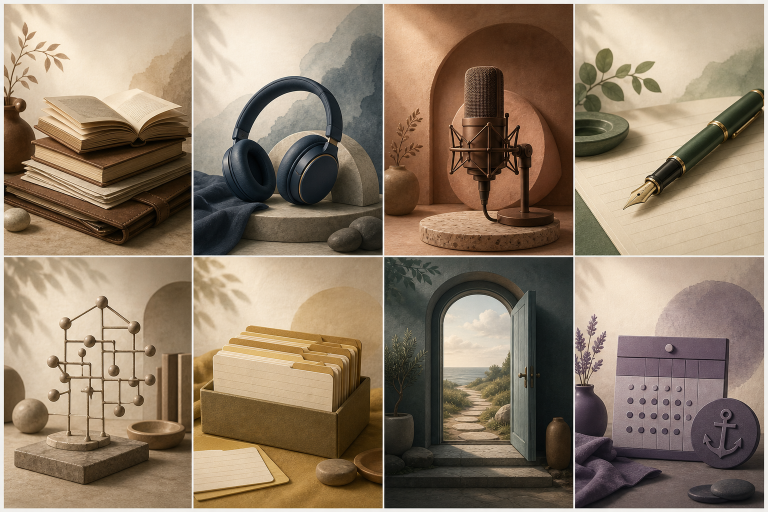
#> input picture design/method-sections/sources/method-sections-grid-v1.png, 1536 x 1024 px, found by its file name (shown at 1/2 size)
$ python build-method-section-graphics.py
#> lines starting #> are read from the running program, lines starting #| are printed output that depends on the picture
#!/usr/bin/env python3
"""Export method section WebP banners from an exploration grid.

Source: design/method-sections/sources/method-sections-grid-v1.png
Output: public/assets/method-sections/method-section-{section}.webp

Grid layout: 4 columns × 2 rows (study/39). Crops omit baked-in cell labels.
Center-crops to banner aspect (top-weighted) — never stretch or letterbox-pad.
"""

from __future__ import annotations

from pathlib import Path

from PIL import Image

ROOT = Path(__file__).resolve().parent.parent
SOURCE = ROOT / "design/method-sections/sources/method-sections-grid-v1.png"
OUT_DIR = ROOT / "public/assets/method-sections"

# Row-major grid positions (col, row)
SECTION_GRID: list[tuple[str, int, int]] = [
    ("reading", 0, 0),
    ("listening", 1, 0),
    ("speaking", 2, 0),
    ("writing", 3, 0),
    ("form", 0, 1),
    ("vocabulary", 1, 1),
    ("world", 2, 1),
    ("commitments", 3, 1),
]

OUTPUT_SIZE = (1600, 500)
# Motif sits in the upper band; lower ~40% stays soft for CSS fade (DR-040 H5).
MOTIF_BAND_FRAC = 0.58
CANVAS_FILL = (247, 244, 239)  # Warm Scholar canvas — matches @theme canvas
COLS, ROWS = 4, 2
# Trim grid gutters and baked-in caption strip at cell bottom.
MARGIN_X_FRAC = 0.045
MARGIN_TOP_FRAC = 0.06
MARGIN_BOTTOM_FRAC = 0.16


def crop_cell(img: Image.Image, col: int, row: int) -> Image.Image:
    width, height = img.size
    cell_w = width / COLS
    cell_h = height / ROWS
    x0 = int(col * cell_w + cell_w * MARGIN_X_FRAC)
    y0 = int(row * cell_h + cell_h * MARGIN_TOP_FRAC)
    x1 = int((col + 1) * cell_w - cell_w * MARGIN_X_FRAC)
    y1 = int((row + 1) * cell_h - cell_h * MARGIN_BOTTOM_FRAC)
    return img.crop((x0, y0, x1, y1))


def compose_banner(cell: Image.Image) -> Image.Image:
    """Place motif in upper band — never stretch; bottom stays empty for fade."""
    w, h = cell.size
    motif_src = cell.crop((0, 0, w, int(h * 0.72)))
    out_w, out_h = OUTPUT_SIZE
    max_motif_h = int(out_h * MOTIF_BAND_FRAC)
    scale = min(out_w / motif_src.width, max_motif_h / motif_src.height)
    nw = max(1, int(motif_src.width * scale))
    nh = max(1, int(motif_src.height * scale))
    motif = motif_src.resize((nw, nh), Image.Resampling.LANCZOS)
    canvas = Image.new("RGB", OUTPUT_SIZE, CANVAS_FILL)
    x = (out_w - nw) // 2
    y = max(0, int(out_h * 0.04))
    canvas.paste(motif, (x, y))
    return canvas


def main() -> None:
    if not SOURCE.exists():
        raise SystemExit(f"Missing grid source: {SOURCE}")

    grid = Image.open(SOURCE).convert("RGB")
#> grid is the input picture: PIL image 1536x1024 RGB; mean R, G, B 144.1, 126, 105.6
    OUT_DIR.mkdir(parents=True, exist_ok=True)

    for section, col, row in SECTION_GRID:
        cell = crop_cell(grid, col, row)
        banner = compose_banner(cell)
        target = OUT_DIR / f"method-section-{section}.webp"
        banner.save(target, "WEBP", quality=86, method=6)
        print(f"wrote {target}")
#> this loop made 8 passes
#> pass 1, in main, `cell = crop_cell(grid, col, row)`:
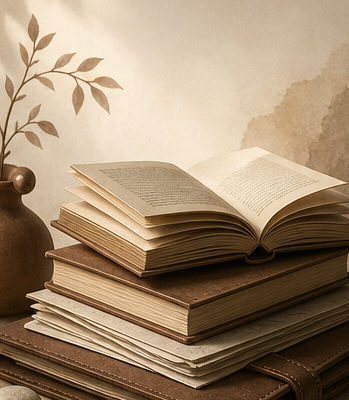
#> cell: PIL image 349x400 RGB; mean R, G, B 160.1, 137.2, 110.8
#> pass 1, in compose_banner, `motif_src = cell.crop((0, 0, w, int(h * 0.72)))`:
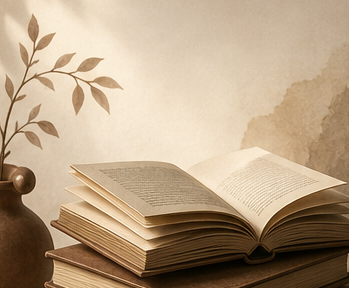
#> motif_src: PIL image 349x288 RGB; mean R, G, B 181.5, 159, 131.9
#> pass 1, in compose_banner, `canvas = Image.new("RGB", OUTPUT_SIZE, CANVAS_FILL)`:
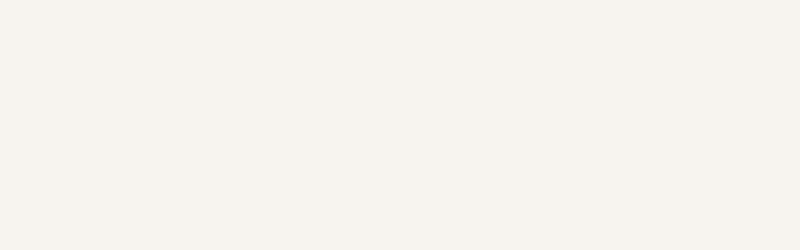
#> canvas: PIL image 1600x500 RGB (shown at 1/2 size); mean R, G, B 247, 244, 239
#> after the loop:
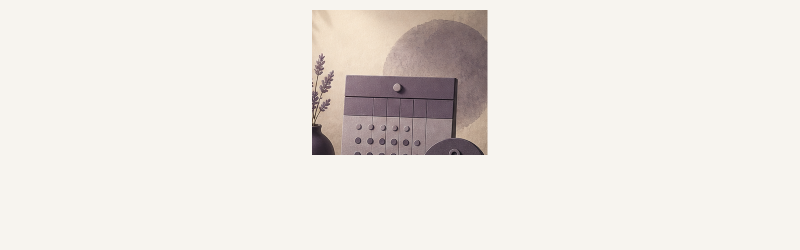
#> banner: PIL image 1600x500 RGB (shown at 1/2 size); mean R, G, B 236.1, 231.1, 226.1
#> after the loop:
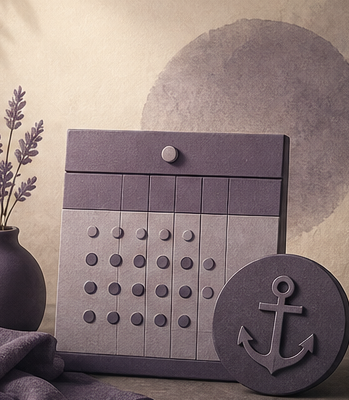
#> cell: PIL image 349x400 RGB; mean R, G, B 140.1, 122.9, 121.1


if __name__ == "__main__":
    main()
